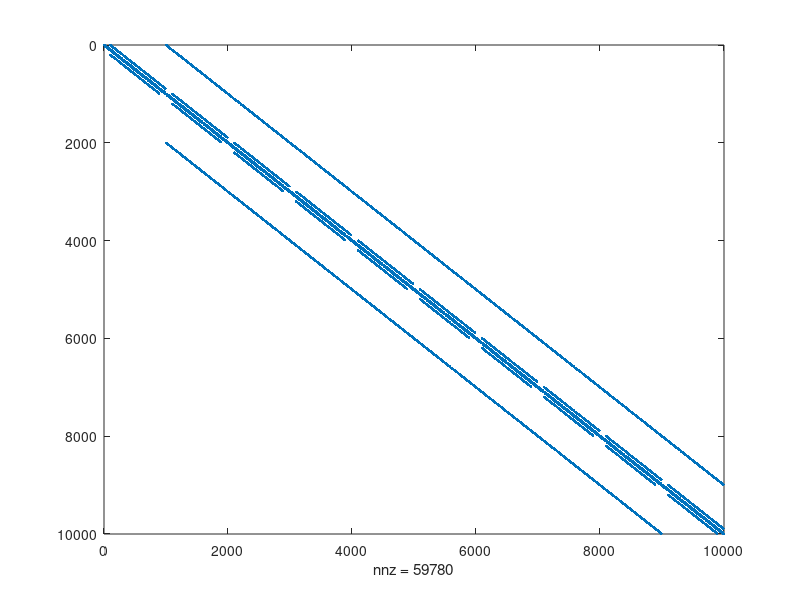

This figure's MATLAB source: (Note: this script raises an error after producing the figure.)
function hitchhiking()

    WA = 1.1;
    Wa = 0.9;
    r = 0.0;
    size=10;
    
    %(1)AB, (2)Ab, (3)aB, (4)ab
    birthdeathmat = birthdeathv3(size,WA,Wa,r);
    spy(birthdeathmat)
    %get probability of absorbption
    [V,D,W] = eig(full(birthdeathmat));
    absorbmatrix = sparse(size^4,size^4);
    for i = 1:size^4
        if(D(i,i)==1)
            elem = find(V(:,i) == 1);
            absorbmatrix(elem,:) = W(:,i)*(1/W(elem,i));
        end
    end
    
    save('absorbmat.mat', 'absorbmatrix');
end

function absorbtionmatrix()
    for n = 2:size
        %get rescue / hitchhiking but conditioned on fixation.
        vec = absorbmatrix(:,mat2elem(1,n,size,1,size));
        FA = 0;
        for i = 2:size^4 % skip the first state (0,0,0,0)
            if(vec(i) ~= 0)
                [AB,Ab,aB,ab] = elem2mat(i,size);
                [FAtemp] = projectF(AB-1,Ab-1,aB-1,ab-1,s,r,10);
                FA = FA+vec(i)*FAtemp/(1-vec(1)); %FAB/(FAB+FAb)
                %Fa = Fa+vec(i)*Fatemp/(1-vec(1));
            end
        end

        %FA
    end
end

function realizations(birthdeathmat)
        
    %realization
    mc = dtmc(transpose(birthdeathmat));
    t=100;
    out=simulate(mc,t,'X0',initialvec(1,3,size,1,size));
    matout = zeros(t,4);
    for i = 1:t
        [AB,Ab,aB,ab]=elem2mat(out(i),size);
        matout(i,:) = [AB,Ab,aB,ab];
    end
    
    plot(matout)
    dlmwrite("data/test.csv",matout)   
end

function FA = projectFAfromMatrix(size,mat)
    %get probability of absorbption
    [V,D,W] = eig(full(mat));
    absorbmatrix = sparse(size^4,size^4);
    for i = 1:size^4
        if(D(i,i)==1)
            elem = find(V(:,i) == 1);
            absorbmatrix(elem,:) = W(:,i)*(1/W(elem,i));
        end
    end
    
    %get rescue / hitchhiking but conditioned on fixation.
    vec = absorbmatrix(:,mat2elem(1,2,size,1,size));
    FA = 0;
    for i = 2:size^4 % skip the first state (0,0,0,0)
        if(vec(i) ~= 0)
            [AB,Ab,aB,ab] = elem2mat(i,size);
            [FAtemp] = projectF(AB-1,Ab-1,aB-1,ab-1,s,r,10);
            FA = FA+vec(i)*FAtemp/(1-vec(1)); %FAB/(FAB+FAb)
            %Fa = Fa+vec(i)*Fatemp/(1-vec(1));
        end
    end
    
    FA

end

function [E, V, MA, Ma] = data(t,initvec,powermat,size)
    resol = 100;
    
    temppower = eye(size^4);
    E = zeros(t,4);
    V = zeros(t,4);
    MA = zeros(t,resol);
    Ma = zeros(t,resol);
    
    for tt = 1:t
        vec = temppower*initvec;
        for i = 1: size^4
            [k,l,m,n] = elem2mat(i,size);
            E(tt,1) = E(tt,1) + (k-1)*vec(i);
            E(tt,2) = E(tt,2) + (l-1)*vec(i);
            E(tt,3) = E(tt,3) + (m-1)*vec(i);
            E(tt,4) = E(tt,4) + (n-1)*vec(i);
            V(tt,1) = V(tt,1) + (k-1)*(k-1)*vec(i);
            V(tt,2) = V(tt,2) + (l-1)*(l-1)*vec(i);
            V(tt,3) = V(tt,3) + (m-1)*(m-1)*vec(i);
            V(tt,4) = V(tt,4) + (n-1)*(n-1)*vec(i);
            
            %full prob dist for F
            if((k-1)+(l-1) ~= 0)
                %fixation of A occurred
                if(k-1 == 0)
                    MA(tt,1) = MA(tt,1) + vec(i);
                else
                    MA(tt,ceil(((k-1)/((k-1)+(l-1)))*resol)) =  MA(tt,ceil(((k-1)/((k-1)+(l-1)))*resol)) + vec(i);
                end
            else
                %no fixation of A occurred
                MA(tt,1) = MA(tt,1) + vec(i);
            end

            if((m-1)+(n-1) ~= 0)
                %fixation of A occurred
                if(m-1 == 0)
                    Ma(tt,1) = Ma(tt,1) + vec(i);
                else
                    Ma(tt,ceil(((m-1)/((m-1)+(n-1)))*resol)) =  Ma(tt,ceil(((m-1)/((m-1)+(n-1)))*resol)) + vec(i);
                end
            else
                %no fixation of A occurred
                Ma(tt,1) = Ma(tt,1) + vec(i);
            end
        end
        
        V(tt,1) = V(tt,1) - (E(tt,1)*E(tt,1));
        V(tt,2) = V(tt,2) - (E(tt,2)*E(tt,2));
        V(tt,3) = V(tt,3) - (E(tt,3)*E(tt,3));
        V(tt,4) = V(tt,4) - (E(tt,4)*E(tt,4));
                
        temppower = temppower*powermat;
    end
end

function vec = initialvec(AB,Ab,aB,ab,size)
vec = zeros(size^4,1);
vec(mat2elem(AB,Ab,aB,ab,size)) = 1;
end

function matrix = birthdeathv2(size, WA, Wa, r)
    matrix = sparse(size^4,size^4);
    for AB = 1:size
        for Ab = 1:size
            for aB = 1:size
                for ab = 1:size
                    if(AB~=size && Ab~= size) %process ends if AB || Ab == size
                        sum=AB+Ab+aB+ab-4;
                        temp = 0;
                        if(sum~=0)
                            fAB=(AB-1)/sum;
                            fAb=(Ab-1)/sum;
                            faB=(aB-1)/sum;
                            fab=(ab-1)/sum;
                            D=(fAB*fab-fAb*faB);
                            dAB=fAB-r*D;
                            dAb=fAb+r*D;
                            daB=faB+r*D;
                            dab=fab-r*D;
                            %Calculate temp
                            if(AB ~= 1)
                            temp = temp + (AB-1)*WA*0.1;
                            end
                            if(Ab ~= 1)
                            temp = temp + (Ab-1)*WA*0.1;
                            end
                            if(aB ~= 1)
                            temp = temp + (aB-1)*Wa*0.1;
                            end
                            if(ab ~= 1)
                            temp = temp + (ab-1)*Wa*0.1;
                            end
                            if(AB ~= size)
                            temp = temp + (fAB-r*(fAB*fab-fAb*faB));
                            end
                            if(Ab ~= size)
                            temp = temp + (fAb+r*(fAB*fab-fAb*faB));
                            end
                            if(aB ~= size)
                            temp = temp + (faB+r*(fAB*fab-fAb*faB));
                            end
                            if(ab ~= size)
                            temp = temp + (fab-r*(fAB*fab-fAb*faB));
                            end

                            %actual probabilities conditioned on either birth
                            %or death happening.
                            if(temp ~= 0)                           
                                if(AB ~= 1)
                                matrix(mat2elem(AB-1,Ab,aB,ab,size),mat2elem(AB,Ab,aB,ab,size)) = fAB ; 
                                end
                                if(Ab ~= 1)
                                matrix(mat2elem(AB,Ab-1,aB,ab,size),mat2elem(AB,Ab,aB,ab,size)) = (Ab-1)*WA*0.1/temp; 
                                end
                                if(aB ~= 1)
                                matrix(mat2elem(AB,Ab,aB-1,ab,size),mat2elem(AB,Ab,aB,ab,size)) = (aB-1)*Wa*0.1/temp; 
                                end
                                if(ab ~= 1)
                                matrix(mat2elem(AB,Ab,aB,ab-1,size),mat2elem(AB,Ab,aB,ab,size)) = (ab-1)*Wa*0.1/temp;
                                end

                                if(AB ~= size)
                                matrix(mat2elem(AB+1,Ab,aB,ab,size),mat2elem(AB,Ab,aB,ab,size)) = ((fAB-r*(fAB*fab-fAb*faB))/temp); 
                                end
                                if(Ab ~= size)
                                matrix(mat2elem(AB,Ab+1,aB,ab,size),mat2elem(AB,Ab,aB,ab,size)) = ((fAb+r*(fAB*fab-fAb*faB))/temp); 
                                end
                                if(aB ~= size)
                                matrix(mat2elem(AB,Ab,aB+1,ab,size),mat2elem(AB,Ab,aB,ab,size)) = ((faB+r*(fAB*fab-fAb*faB))/temp); 
                                end
                                if(ab ~= size)
                                matrix(mat2elem(AB,Ab,aB,ab+1,size),mat2elem(AB,Ab,aB,ab,size)) = ((fab-r*(fAB*fab-fAb*faB))/temp); 
                                end
                            else
                                matrix(mat2elem(AB,Ab,aB,ab,size),mat2elem(AB,Ab,aB,ab,size)) = 1;
                            end
                        end
                    else
                    %if AB == size || Ab == size
                    matrix(mat2elem(AB,Ab,aB,ab,size),mat2elem(AB,Ab,aB,ab,size)) = 1;
                    end                    
                end
            end
        end
    end
    
    matrix(1,1) = 1;
    
end

function matrix = birthdeathv3(size, WA, Wa, r)
    matrix = sparse(size^4,size^4);
    for AB = 1:size
        for Ab = 1:size
            for aB = 1:size
                for ab = 1:size
                    if(AB~=size && Ab~= size) %process ends if AB || Ab == size
                        sum=AB+Ab+aB+ab-4;
                        if(sum~=0)
                            fAB=(AB-1)/sum;
                            fAb=(Ab-1)/sum;
                            faB=(aB-1)/sum;
                            fab=(ab-1)/sum;
                            D=(fAB*fab-fAb*faB);
                            dAB=fAB-r*D;
                            dAb=fAb+r*D;
                            daB=faB+r*D;
                            dab=fab-r*D;
                            deathAB=2-WA;
                            deathAb=2-WA;
                            deathaB=2-Wa;
                            deathab=2-Wa;
                            weightedsumdeath = (fAB*deathAB+fAb*deathAb+faB*deathaB+fab*deathab);
                            Pbirth=1/(1+weightedsumdeath);
                            Pdeath=1-Pbirth;
                            if(AB ~= 1)
                            matrix(mat2elem(AB-1,Ab,aB,ab,size),mat2elem(AB,Ab,aB,ab,size)) = Pdeath*(fAB*deathAB)/(weightedsumdeath);
                            end
                            if(Ab ~= 1)
                            matrix(mat2elem(AB,Ab-1,aB,ab,size),mat2elem(AB,Ab,aB,ab,size)) = Pdeath*(fAb*deathAb)/(weightedsumdeath); 
                            end
                            if(aB ~= 1)
                            matrix(mat2elem(AB,Ab,aB-1,ab,size),mat2elem(AB,Ab,aB,ab,size)) = Pdeath*(faB*deathaB)/(weightedsumdeath);
                            end
                            if(ab ~= 1)
                            matrix(mat2elem(AB,Ab,aB,ab-1,size),mat2elem(AB,Ab,aB,ab,size)) = Pdeath*(fab*deathab)/(weightedsumdeath);
                            end

                            matrix(mat2elem(AB+1,Ab,aB,ab,size),mat2elem(AB,Ab,aB,ab,size)) = Pbirth*dAB; 
                            matrix(mat2elem(AB,Ab+1,aB,ab,size),mat2elem(AB,Ab,aB,ab,size)) = Pbirth*dAb;                                 
                            if(aB ~= size)
                                matrix(mat2elem(AB,Ab,aB+1,ab,size),mat2elem(AB,Ab,aB,ab,size)) = Pbirth*daB; 
                            else
                                matrix(mat2elem(AB,Ab,aB,ab,size),mat2elem(AB,Ab,aB,ab,size)) = Pbirth*daB;                                 
                            end
                            if(ab ~= size)
                                matrix(mat2elem(AB,Ab,aB,ab+1,size),mat2elem(AB,Ab,aB,ab,size)) = Pbirth*dab; 
                            else
                                matrix(mat2elem(AB,Ab,aB,ab,size),mat2elem(AB,Ab,aB,ab,size)) = matrix(mat2elem(AB,Ab,aB,ab,size),mat2elem(AB,Ab,aB,ab,size)) + Pbirth*dab;                                 
                            end
                        else
                            matrix(mat2elem(AB,Ab,aB,ab,size),mat2elem(AB,Ab,aB,ab,size)) = 1;
                        end
                    else
                    %if AB == size || Ab == size
                    matrix(mat2elem(AB,Ab,aB,ab,size),mat2elem(AB,Ab,aB,ab,size)) = 1;
                    end                    
                end
            end
        end
    end
    matrix(1,1) = 1;
    
end

function index = mat2elem(i,j,k,l,N)
index = (l-1)*N*N*N+(k-1)*N*N+(j-1)*N+i;
end

function [i,j,k,l] = elem2mat(index, N)
    i = mod(index-1,N)+1;
    j = mod(floor((index-1)/(N)),N)+1;
    k = mod(floor((index-1)/(N*N)),N)+1;
    l = mod(floor((index-1)/(N*N*N)),N)+1;
end

function [FA] = projectF(AB,Ab,aB,ab,s,r,t)
    sum = AB+Ab+aB+ab;
    fAB = AB/sum;
    fAb = Ab/sum;
    faB = aB/sum;
    fab = ab/sum;
    for i = 1:t
        Wbar = fAB*(1+s)+fAb*(1+s)+faB+fab;
        fABn=(fAB*fAB*(1+s)^2+fAB*faB*(1+s)+fAB*fAb*(1+s)^2+fAB*fab*(1+s)*(1-r)+faB*fAb*(1+s)*r)/(Wbar^2);
        fAbn=(fAb*fAb*(1+s)^2+fAb*fab*(1+s)+fAb*fAB*(1+s)^2+fAB*fab*(1+s)*r+faB*fAb*(1+s)*(1-r))/(Wbar^2);
        faBn=(faB*faB+faB*fab+faB*fAB*(1+s)+fAB*fab*(1+s)*r+faB*fAb*(1+s)*(1-r))/(Wbar^2);
        fabn=(fab*fab+fab*faB+fab*fAb*(1+s)+fAB*fab*(1+s)*(1-r)+faB*fAb*(1+s)*r)/(Wbar^2);
        fAB = fABn;
        fAb = fAbn;
        faB = faBn;
        fab = fabn;
    end
    FA = fAB/(fAB+fAb);
    %Fa = faB/(faB+fab);
end

% CODE GRAVEYARD

function [i,j,k,l] = multinomial(AB,Ab,aB,ab,ABn,Abn,aBn,abn,wA,wa,r)
    sum = AB+Ab+aB+ab;
    if(sum ~= 0)
        %initialize
        fAB=AB/sum;
        fAb=Ab/sum;
        faB=aB/sum;
        fab=ab/sum;
        Wbar=(fAB+fAb)*wA+(faB+fab)*wa;

        %selection
        fABs = fAB*wA/Wbar;
        fAbs = fAb*wA/Wbar;
        faBs = faB*wa/Wbar;
        fabs = fab*wa/Wbar;

        %recombination
        D = fABs*fabs-fAbs*faBs;
        fABr = fABs - r*D;
        fAbr = fAbs + r*D;
        faBr = faBs + r*D;
        fabr = fabs - r*D;

        %multinomial
        fABr^ABn*fAbr^Abn*faB^aBn*faBr^aBn*fabr^abn*nchoosek(n,k);

        
    end
    
end

function matrix = recombinationMatrix(size, rec,dt)
    matrix = sparse(size^4,size^4);
    for AB = 1:size
        for Ab = 1:size
            for aB = 1:size
                for ab = 1:size
                    sum=AB+Ab+aB+ab-4;
                    temp =0;
                    if(AB ~= size && Ab ~= 1 && aB ~= 1 && ab ~= size)
                    matrix(mat2elem(AB+1,Ab-1,aB-1,ab+1,size), mat2elem(AB,Ab,aB,ab,size)) = (Ab-1)*(aB-1)*dt*rec; temp = temp + (Ab-1)*(aB-1)*dt*rec;
                    end
                    if(AB ~= 1 && Ab ~= size && aB ~= size && ab ~= 1)
                    matrix(mat2elem(AB-1,Ab+1,aB+1,ab-1,size), mat2elem(AB,Ab,aB,ab,size)) = (AB-1)*(ab-1)*dt*rec; temp = temp + (AB-1)*(ab-1)*dt*rec;                 
                    end
                    
                    if(sum ~= 0)
                    matrix(mat2elem(AB,Ab,aB,ab,size), mat2elem(AB,Ab,aB,ab,size)) = 1-temp;
                    end
                end
            end
        end
    end
    
    matrix(1,1) = 1;
    
end

function matrix = selectionMatrix(size, bA, dA, ba, da, dt)
    matrix = sparse(size^4,size^4);
    for AB = 1:size
        for Ab = 1:size
            for aB = 1:size
                for ab = 1:size
                    sum=AB+Ab+aB+ab-4;
                    temp = 0;
                    if(AB ~= 1)
                    matrix(mat2elem(AB-1,Ab,aB,ab,size),mat2elem(AB,Ab,aB,ab,size)) = (AB-1)*dt*dA; temp=temp+(AB-1)*dt*dA;
                    end
                    if(Ab ~= 1)
                    matrix(mat2elem(AB,Ab-1,aB,ab,size),mat2elem(AB,Ab,aB,ab,size)) = (Ab-1)*dt*dA; temp=temp+(Ab-1)*dt*dA;
                    end
                    if(aB ~= 1)
                    matrix(mat2elem(AB,Ab,aB-1,ab,size),mat2elem(AB,Ab,aB,ab,size)) = (aB-1)*dt*da; temp=temp+(aB-1)*dt*da;
                    end
                    if(ab ~= 1)
                    matrix(mat2elem(AB,Ab,aB,ab-1,size),mat2elem(AB,Ab,aB,ab,size)) = (ab-1)*dt*da; temp=temp+(ab-1)*dt*da;
                    end
                    
                    if(AB ~= 1 && AB ~= size)
                    matrix(mat2elem(AB+1,Ab,aB,ab,size),mat2elem(AB,Ab,aB,ab,size)) = (AB-1)*dt*bA; temp=temp+(AB-1)*dt*bA;
                    end
                    if(Ab ~= 1 && Ab ~= size)
                    matrix(mat2elem(AB,Ab+1,aB,ab,size),mat2elem(AB,Ab,aB,ab,size)) = (Ab-1)*dt*bA; temp=temp+(Ab-1)*dt*bA;
                    end
                    if(aB ~= 1 && aB ~= size)
                    matrix(mat2elem(AB,Ab,aB+1,ab,size),mat2elem(AB,Ab,aB,ab,size)) = (aB-1)*dt*ba; temp=temp+(aB-1)*dt*ba;
                    end
                    if(ab ~= 1 && ab ~= size)
                    matrix(mat2elem(AB,Ab,aB,ab+1,size),mat2elem(AB,Ab,aB,ab,size)) = (ab-1)*dt*ba; temp=temp+(ab-1)*dt*ba;
                    end
                    
                    
                    if(sum ~= 0)
                    matrix(mat2elem(AB,Ab,aB,ab,size),mat2elem(AB,Ab,aB,ab,size)) = 1-temp;
                    end
                end
            end
        end
    end
    
    matrix(1,1) = 1;
    
end

function matrix = birthdeathv1(size, sA, r)
    matrix = sparse(size^4,size^4);
    for AB = 1:size
        for Ab = 1:size
            for aB = 1:size
                for ab = 1:size
                    sum=AB+Ab+aB+ab-4;
                    temp = 0;
                    if(sum~=0)
                        fAB=(AB-1)/sum;
                        fAb=(Ab-1)/sum;
                        faB=(aB-1)/sum;
                        fab=(ab-1)/sum;
                        %Calculate temp
                        if(AB ~= 1 && AB ~= size)
                        temp = temp + (AB-1)*(1-sA)*0.1;
                        end
                        if(Ab ~= 1 && Ab ~= size)
                        temp = temp + (Ab-1)*(1-sA)*0.1;
                        end
                        if(aB ~= 1)
                        temp = temp + (aB-1)*0.1;
                        end
                        if(ab ~= 1)
                        temp = temp + (ab-1)*0.1;
                        end
                        if(AB ~= size)
                        temp = temp + (fAB-r*(fAB*fab-fAb*faB));
                        end
                        if(Ab ~= size)
                        temp = temp + (fAb+r*(fAB*fab-fAb*faB));
                        end
                        if(aB ~= size)
                        temp = temp + (faB+r*(fAB*fab-fAb*faB));
                        end
                        if(ab ~= size)
                        temp = temp + (fab-r*(fAB*fab-fAb*faB));
                        end
                        
                        %actual probabilities conditioned on either birth
                        %or death happening.
                        if(temp ~= 0)
                            if(AB ~= 1 && AB ~= size)
                            matrix(mat2elem(AB-1,Ab,aB,ab,size),mat2elem(AB,Ab,aB,ab,size)) = (AB-1)*(1-sA)*0.1/temp; 
                            end
                            if(Ab ~= 1 && Ab ~= size)
                            matrix(mat2elem(AB,Ab-1,aB,ab,size),mat2elem(AB,Ab,aB,ab,size)) = (Ab-1)*(1-sA)*0.1/temp; 
                            end
                            if(aB ~= 1)
                            matrix(mat2elem(AB,Ab,aB-1,ab,size),mat2elem(AB,Ab,aB,ab,size)) = (aB-1)*0.1/temp; 
                            end
                            if(ab ~= 1)
                            matrix(mat2elem(AB,Ab,aB,ab-1,size),mat2elem(AB,Ab,aB,ab,size)) = (ab-1)*0.1/temp;
                            end

                            if(AB ~= size)
                            matrix(mat2elem(AB+1,Ab,aB,ab,size),mat2elem(AB,Ab,aB,ab,size)) = ((fAB-r*(fAB*fab-fAb*faB))/temp); 
                            end
                            if(Ab ~= size)
                            matrix(mat2elem(AB,Ab+1,aB,ab,size),mat2elem(AB,Ab,aB,ab,size)) = ((fAb+r*(fAB*fab-fAb*faB))/temp); 
                            end
                            if(aB ~= size)
                            matrix(mat2elem(AB,Ab,aB+1,ab,size),mat2elem(AB,Ab,aB,ab,size)) = ((faB+r*(fAB*fab-fAb*faB))/temp); 
                            end
                            if(ab ~= size)
                            matrix(mat2elem(AB,Ab,aB,ab+1,size),mat2elem(AB,Ab,aB,ab,size)) = ((fab-r*(fAB*fab-fAb*faB))/temp); 
                            end
                        else
                            matrix(mat2elem(AB,Ab,aB,ab,size),mat2elem(AB,Ab,aB,ab,size)) = 1;
                        end
                    end
                end
            end
        end
    end
    
    matrix(1,1) = 1;
    
end


